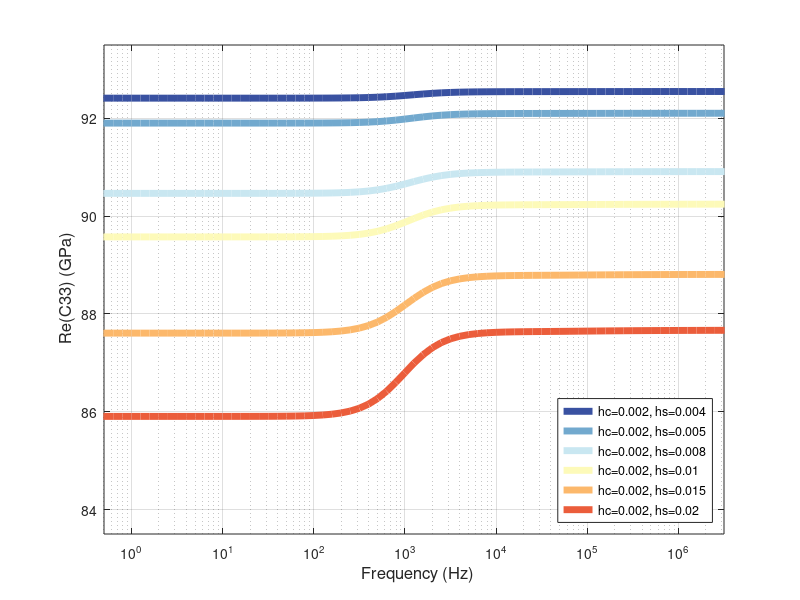
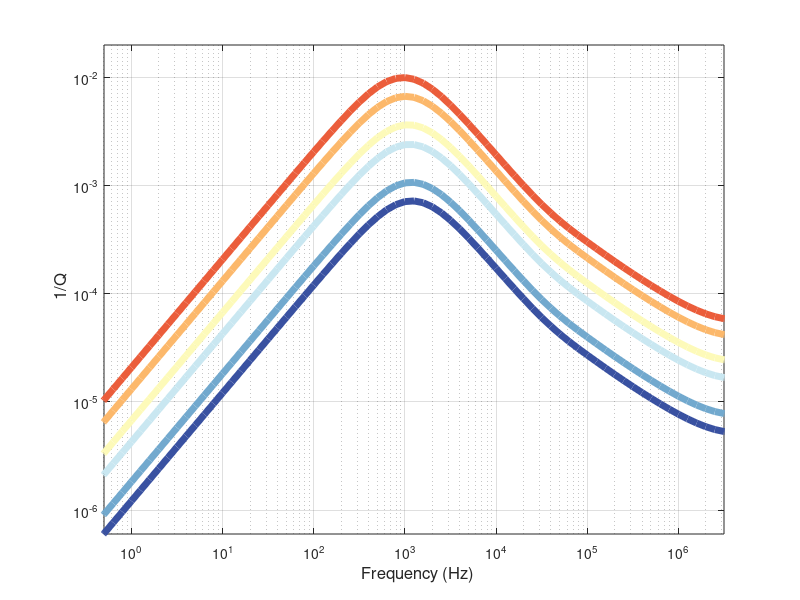

MATLAB code for these plots, in order:
%%%%%%
% Thicknesses_of_analytical_models: this script can be used to reproduce
% figure 8
% Copyright (C) 2025  Yiwei Chen, Pingchuan Dong and Youheng Zhang

% This is free software: you can redistribute it and/or modify
% it under the terms of the GNU General Public License as published by
% the Free Software Foundation, either version 3 of the License, or
% (at your option) any later version. 

% Please cite us if you use our version: 
% Yiwei Chen, Pingchuan Dong and Youheng Zhang (2025). 
% An accurate analytical model and application method for squirt flow in anisotropic fractured rocks
% 
% This version is modified from the following script:
% ALKHIMENKOV Y, QUINTAL B. (2022)
% An accurate analytical model for squirt flow in anisotropic porous rocks Part 2: Complex geometry
%
clear,clc
%%
%%
%%
%% Present analytical model: hs=0.004 (thickness of the stiff crack)
%% 
%%
%%
%% background moduli: (dry) stiff crack in grains. VTI Num full only stiff
Cij(1,1) = 94224000000;
Cij(1,2) = 6592000000;
Cij(1,3) = 5876000000;
Cij(2,2) = 94224000000;
Cij(2,3) = 5876000000;
Cij(3,3) = 82136000000;
Cij(4,4) = 40214000000;
Cij(5,5) = 40214000000;
Cij(6,6) = 43816000000;
     for i=1:6
        for j=i:6
      Cij(j,i) = Cij(i,j);
        end
     end
%% moduli: (dry) stiff crack + (dry) compliant crack in grains. VTI Num full  
Cij_cr(1,1) = 93980000000;
Cij_cr(1,2) = 6516000000;
Cij_cr(1,3) = 4978000000;
Cij_cr(2,2) = 93980000000;
Cij_cr(2,3) = 4978000000;
Cij_cr(3,3) = 69016000000;
Cij_cr(4,4) = 35990000000;
Cij_cr(5,5) = 35990000000;
Cij_cr(6,6) = 43732000000;
     for i=1:6
        for j=i:6
      Cij_cr(j,i) = Cij_cr(i,j);
        end
     end
%% Zn Zt calculation
Sij     = inv(Cij);
Sij_cr  = inv(Cij_cr);
S_diff  = Sij - Sij_cr;
Z_N     = -S_diff(3,3) ;
Z_T     = -S_diff(4,4);
%%
L                    = 0.2;    % cube length (m)
Volume_L             = 4*L.^3;   % volume (m)
a                    = 0.0005  * 4; % thickness of the crack (cylinder) (m)
b                    = 0.1;    % length of the half crack (m)

h                    =0.004; % thickness of the stiff pore (cylinder) (m)
Stiff_Pore_volume    =1   *  pi*b^2*h/4;
Compl_pore_Volume    = 1   *  pi*b^2*a/4; % crack volume 
Porosity_Volume      = Stiff_Pore_volume + Compl_pore_Volume; 
Porosity1            = Porosity_Volume./Volume_L;   % total porosity (fraction)
phi_d                = Stiff_Pore_volume./Volume_L; % stiff porosity (fraction)
phi_c                = Compl_pore_Volume./Volume_L; % crack porosity (fraction)

aspect_ratio         =  a/(b*2 ) /2.0 ; % aspect ratio of the crack (cylinder)
%%
K_g                  = 36.0e9;                   % Grain bulk modulus (Pa)
K_f                  = 4.3e9;                    % fluid bulk modulus (Pa)
eta                  = 1.414;                    % fluid viscosity (Pa * s)
%% validation Zn
Z_Nsat = Z_N./(1 +  Z_N./(phi_c.*(1./(4.3*1e9) - 1./36e9)) );

Cij_cr_Zn = Cij; Sij_cr_Zn=inv(Cij_cr_Zn);
Sij_cr_Zn(3,3) = Sij_cr_Zn(3,3) +1*Z_Nsat + 0*Z_N;
Sij_cr_Zn(4,4) = Sij_cr_Zn(4,4) +Z_T;
Sij_cr_Zn(5,5) = Sij_cr_Zn(5,5) +Z_T;
Cij_cr_Zn_fin  = inv(Sij_cr_Zn);

Leak_Z_N    = 1*(Sij_cr_Zn(3,3) - Sij(3,3));
Z_N         = Z_N - 1*Leak_Z_N;
Sij_b       = inv(Cij); % compliance of background 
%% Numeric
f               = 10.^(-5:0.1:8);  % frequency
w               = 2*pi*f;
%% Physics

const           = Compl_pore_Volume*K_f/(Compl_pore_Volume + Stiff_Pore_volume);  %15221957.6976328 +      84240.3977312137i       % stiffness of the fluid in the low-frequency limit
C_11            = K_f;                  % high-frequency limit for fluid bulk modulus
C_00            = const;                % low-frequency limit for fluid bulk modulus asymptote

%% Physics
Gw = 1i.*w*eta;
abL = 1/aspect_ratio .*sqrt(3*Gw ./ (C_11 + 4/3*Gw));
K_layr  = C_11 + 4/3.*Gw - ( C_11 - 2/3.*Gw).^2./(C_11 + 4/3*Gw) .* tanh(abL) ./abL;
Q_layr = imag(K_layr)./real(K_layr);
[max1,max2] = max(Q_layr);

Kf_branch = K_layr;
Kf_branch = Kf_branch.*1 + 0*4.3*1e9;
%%
Z_N_mf_eval     = Z_N./(1 +  Z_N./(phi_c.*(1./Kf_branch - 1./36e9)) ); %1./K_g  K_starNew
Z_N_crack       = complex( real(Z_N_mf_eval), imag(Z_N_mf_eval));

del_Sij_crack   = zeros(6,6,size(w,2)); 
Sij_mf_black     = zeros(6,6,size(w,2)); 
Cij_final       = zeros(6,6,size(w,2)); 
for nn = 1:size(w,2) % add crack into the saturated model (saturated model = saturated the stiff crack in grains)
    del_Sij_crack(3,3,nn)      = Z_N_crack(1,nn)  +  Leak_Z_N;
    del_Sij_crack(4,4,nn)      = Z_T;
    del_Sij_crack(5,5,nn)      = Z_T;
    Sij_mf_black(:,:,nn)        = Sij_b + (del_Sij_crack(:,:,nn));  
    Cij_final(:,:,nn)          = inv(Sij_mf_black(:,:,nn));        % Stiffness matrix of the present analytical model, saturated rock, HTI      
end

%% Fluid saturation of the mod frame using anisotropic Gassmann eq.
Cij_mf_black      = complex(real(Cij_final), imag(Cij_final));
K_star            = zeros(1,1,size(w,2));
for nn = 1:size(w,2)
    for i=1:3
        for j=1:3
            K_star(1,1,nn)  = K_star(1,1,nn) + Cij_mf_black(i,j,nn);
        end
    end
end
K_star      = K_star./9;
alf_i       = zeros(6,1,size(w,2));
for i=1:3
    for nn = 1:size(w,2)
    alf_i(i,1,nn)           = 1 - (Cij_mf_black(i,1,nn) + Cij_mf_black(i,2,nn) + Cij_mf_black(i,3,nn))/3./K_g;
    end
end
alf_j       = zeros(1,6,size(w,2));
for j=1:3
    for nn = 1:size(w,2)
    alf_j(1,j,nn)           = 1 - (Cij_mf_black(1,j,nn) + Cij_mf_black(2,j,nn) + Cij_mf_black(3,j,nn))/3./K_g;
    end
end
for nn = 1:size(w,2)
    M(nn)                   = K_g./((1 - K_star(nn)./K_g) - (phi_d+0*phi_c)*(1 - K_g./K_f));
end
for nn = 1:size(w,2)
    Cij_mf_black(1:6,1:6,nn)= Cij_mf_black(1:6,1:6,nn) + (alf_i(:,:,nn).*alf_j(:,:,nn)).*M(1,nn);
end
Cij_final = complex( real(Cij_mf_black), imag(Cij_mf_black)); % Final stiffness matrix, saturated rock, HTI
%%
%% END OF the present analytical model: hs=0.004 (thickness of the stiff crack)
%%
figure(1),clf
Ceff_33_black    = squeeze( Cij_final(3,3,:)    ./10^9); 
plot(f,             real(Ceff_33_black)   ,'-','color',[0.222656250000000,0.316406250000000,0.632812500000000],...
    'LineWidth',5); hold on;

figure(2), clf
plot(f,            imag(Ceff_33_black)./real(Ceff_33_black),'-','color',[0.222656250000000,0.316406250000000,0.632812500000000], ...
    'LineWidth',5); hold on;


%%
%%
%%
%% Present analytical model: hs=0.005 (thickness of the stiff crack)
%% 
%%
%%
%% background moduli: (dry) stiff crack in grains. VTI Num full
Cij(1,1) = 87230044269*0 + 94124000000;
Cij(1,2) = 6180414279 *0 + 6588000000;
Cij(1,3) = 7068404997 *0 + 5886000000;
Cij(2,2) = 87230005255*0 + 94124000000;
Cij(2,3) = 7068426541 *0 + 5886000000;
Cij(3,3) = 84040612409*0 + 82056000000;
Cij(4,4) = 40116000000;
Cij(5,5) = 40116000000;
Cij(6,6) = 43768000000;
     for i=1:6
        for j=i:6
      Cij(j,i) = Cij(i,j);
        end
     end
%% moduli: (dry) stiff crack + (dry) compliant crack in grains. VTI Num full
Cij_cr(1,1) = 86959886906*0 + 93884000000;
Cij_cr(1,2) = 5950757722*0 + 6508000000;
Cij_cr(1,3) = 4849479475*0 + 4992000000;
Cij_cr(2,2) = 86957367522*0 + 93884000000;
Cij_cr(2,3) = 4850230042*0 + 4992000000;
Cij_cr(3,3) = 61468382429*0 + 69068000000;
Cij_cr(4,4) = 35952000000;
Cij_cr(5,5) = 35952000000;
Cij_cr(6,6) = 43688000000;
     for i=1:6
        for j=i:6
      Cij_cr(j,i) = Cij_cr(i,j);
        end
     end

%% Zn Zt calculation
Sij     = inv(Cij);
Sij_cr  = inv(Cij_cr);
S_diff  = Sij - Sij_cr;
Z_N     = -S_diff(3,3);
Z_T     = -S_diff(4,4);

Z_N_save = Z_N;
Z_T_save = Z_T;

%%
L                    = 0.2;    % cube length (m)
Volume_L             = 4*L.^3;   % volume (m)
a                    = 0.0005  * 4; % thickness of the crack (cylinder) (m)
b                    = 0.1;    % length of the half crack (m)
h                    =0.005; % thickness of the stiff pore (cylinder) (m)

Stiff_Pore_volume    = 1   *  pi*b^2*h/4;
Compl_pore_Volume    = 1   *  pi*b^2*a/4; % crack volume 
Porosity_Volume      = Stiff_Pore_volume + Compl_pore_Volume; 
Porosity1            = Porosity_Volume./Volume_L;   % total porosity (fraction)
phi_d                = Stiff_Pore_volume./Volume_L; % stiff porosity (fraction)
phi_c                = Compl_pore_Volume./Volume_L; % crack porosity (fraction)
aspect_ratio         = a/(b*2 ) /2.0; % aspect ratio of the crack (cylinder)
%%
K_g                  = 36.0e9;                   % Grain bulk modulus (Pa)
K_f                  = 4.3e9;                    % fluid bulk modulus (Pa)
eta                  = 1.414;                    % fluid viscosity (Pa * s)
%% validation Zn
Z_Nsat = Z_N./(1 +  Z_N./(phi_c.*(1./(4.3*1e9) - 1./36e9)) );

Cij_cr_Zn = Cij; Sij_cr_Zn=inv(Cij_cr_Zn);
Sij_cr_Zn(3,3) = Sij_cr_Zn(3,3) +1*Z_Nsat + 0*Z_N;
Sij_cr_Zn(4,4) = Sij_cr_Zn(4,4) +Z_T;
Sij_cr_Zn(5,5) = Sij_cr_Zn(5,5) +Z_T;
Cij_cr_Zn_fin  = inv(Sij_cr_Zn);

Leak_Z_N    = 2*0.5*(Sij_cr_Zn(3,3) - Sij(3,3));
Z_N         = Z_N - 1*Leak_Z_N;
%%
Sij_b           = inv(Cij); % compliance of background 

%% Numeric
f               = 10.^(-5:0.1:8);  % frequency
w               = 2*pi*f;
%% Physics
Gw = 1i.*w*eta;
abL = 1/aspect_ratio .*sqrt(3*Gw ./ (K_f + 4/3*Gw));
K_layr  = K_f + 4/3.*Gw - ( K_f - 2/3.*Gw).^2./(K_f + 4/3*Gw) .* tanh(abL) ./abL;
Q_layr = imag(K_layr)./real(K_layr);

Kf_branch = K_layr;
%%
Kf_branch = Kf_branch.*1 + 0*4.3*1e9;
Z_N_mf_eval     = Z_N./(1 +  Z_N./(phi_c.*(1./Kf_branch - 1./36e9)) ); %1./K_g  K_starNew
Z_N_crack       = complex( real(Z_N_mf_eval), imag(Z_N_mf_eval));

del_Sij_crack   = zeros(6,6,size(w,2)); 
Sij_mf_blue          = zeros(6,6,size(w,2)); 
Cij_final       = zeros(6,6,size(w,2)); 
for nn = 1:size(w,2) % add crack into the saturated model (saturated model = saturated the stiff crack in grains)
    del_Sij_crack(3,3,nn)      = Z_N_crack(1,nn)  +  Leak_Z_N;
    del_Sij_crack(4,4,nn)      = Z_T;
    del_Sij_crack(5,5,nn)      = Z_T;
    Sij_mf_blue(:,:,nn)        = Sij_b + (del_Sij_crack(:,:,nn));  
    Cij_final(:,:,nn)          = inv(Sij_mf_blue(:,:,nn));        % Stiffness matrix of the present analytical model, saturated rock, HTI      
end
%% Fluid saturation of the mod frame using anisotropic Gassmann eq.
Cij_mf_black      = complex(real(Cij_final), imag(Cij_final));
K_star            = zeros(1,1,size(w,2));
for nn = 1:size(w,2)
    for i=1:3
        for j=1:3
            K_star(1,1,nn)  = K_star(1,1,nn) + Cij_mf_black(i,j,nn);
        end
    end
end
K_star      = K_star./9;
alf_i       = zeros(6,1,size(w,2));
for i=1:3
    for nn = 1:size(w,2)
    alf_i(i,1,nn)           = 1 - (Cij_mf_black(i,1,nn) + Cij_mf_black(i,2,nn) + Cij_mf_black(i,3,nn))/3./K_g;
    end
end
alf_j       = zeros(1,6,size(w,2));
for j=1:3
    for nn = 1:size(w,2)
    alf_j(1,j,nn)           = 1 - (Cij_mf_black(1,j,nn) + Cij_mf_black(2,j,nn) + Cij_mf_black(3,j,nn))/3./K_g;
    end
end
for nn = 1:size(w,2)
    M(nn)                   = K_g./((1 - K_star(nn)./K_g) - (phi_d+0*phi_c)*(1 - K_g./K_f));
end
for nn = 1:size(w,2)
    Cij_mf_black(1:6,1:6,nn)= Cij_mf_black(1:6,1:6,nn) + (alf_i(:,:,nn).*alf_j(:,:,nn)).*M(1,nn);
end
Cij_final = complex( real(Cij_mf_black), imag(Cij_mf_black)); % Final stiffness matrix, saturated rock, HTI
%%
%% END OF the present analytical model: hs=0.005 (thickness of the stiff crack)
%%
figure(1)
Ceff_33_black    = squeeze( Cij_final(3,3,:)    ./10^9);
plot(f,             real(Ceff_33_black)   ,'-','color',[0.445312500000000,0.664062500000000,0.808593750000000],...
    'LineWidth',5); hold on;

figure(2)
plot(f,            imag(Ceff_33_black)./real(Ceff_33_black),'-','color',[0.445312500000000,0.664062500000000,0.808593750000000],...
    'LineWidth',5); hold on;

%%
%%
%%
%% Present analytical model: hs=0.008 (thickness of the stiff crack)
%% 
%%
%%
%% background moduli: (dry) stiff crack in grains. VTI Num full
Cij(1,1) = 87230044269*0 + 93808000000;
Cij(1,2) = 6180414279 *0 + 6576000000;
Cij(1,3) = 7068404997 *0 + 5924000000;
Cij(2,2) = 87230005255*0 + 93808000000;
Cij(2,3) = 7068426541 *0 + 5924000000;
Cij(3,3) = 84040612409*0 + 81900000000;
Cij(4,4) = 39880000000;
Cij(5,5) = 39880000000;
Cij(6,6) = 43616000000;
     for i=1:6
        for j=i:6
      Cij(j,i) = Cij(i,j);
        end
     end
%% moduli: (dry) stiff crack + (dry) compliant crack in grains. VTI Num full
Cij_cr(1,1) = 86959886906*0 + 93980000000;
Cij_cr(1,2) = 5950757722*0 + 6516000000;
Cij_cr(1,3) = 4849479475*0 + 4978000000;
Cij_cr(2,2) = 86957367522*0 + 93980000000;
Cij_cr(2,3) = 4850230042*0 + 4978000000;
Cij_cr(3,3) = 61468382429*0 + 69016000000;
Cij_cr(4,4) = 35990000000;
Cij_cr(5,5) = 35990000000;
Cij_cr(6,6) = 43732000000;
     for i=1:6
        for j=i:6
      Cij_cr(j,i) = Cij_cr(i,j);
        end
     end

%% Zn Zt calculation
Sij     = inv(Cij);
Sij_cr  = inv(Cij_cr);
S_diff  = Sij - Sij_cr;
Z_N     = -S_diff(3,3);
Z_T     = -S_diff(4,4);

Z_N_save = Z_N;
Z_T_save = Z_T;

%%
L                    = 0.2;    % cube length (m)
Volume_L             = 4*L.^3;   % volume (m)
a                    = 0.0005  * 4; % thickness of the crack (cylinder) (m)
b                    = 0.1;    % length of the half crack (m)

h                    =0.008; % thickness of the stiff pore (cylinder) (m)
Stiff_Pore_volume    = 1   *  pi*b^2*h/4;
Compl_pore_Volume    = 1   *  pi*b^2*a/4; % crack volume 
Porosity_Volume      = Stiff_Pore_volume + Compl_pore_Volume; 
Porosity1            = Porosity_Volume./Volume_L;   % total porosity (fraction)
phi_d                = Stiff_Pore_volume./Volume_L; % stiff porosity (fraction)
phi_c                = Compl_pore_Volume./Volume_L; % crack porosity (fraction)
aspect_ratio         = a/(b*2 ) /2.0; % aspect ratio of the crack (cylinder)
%%
K_g                  = 36.0e9;                   % Grain bulk modulus (Pa)
K_f                  = 4.3e9;                    % fluid bulk modulus (Pa)
eta                  = 1.414;                    % fluid viscosity (Pa * s)
%% validation Zn
Z_Nsat = Z_N./(1 +  Z_N./(phi_c.*(1./(4.3*1e9) - 1./36e9)) );

Cij_cr_Zn = Cij; Sij_cr_Zn=inv(Cij_cr_Zn);
Sij_cr_Zn(3,3) = Sij_cr_Zn(3,3) +1*Z_Nsat + 0*Z_N;
Sij_cr_Zn(4,4) = Sij_cr_Zn(4,4) +Z_T;
Sij_cr_Zn(5,5) = Sij_cr_Zn(5,5) +Z_T;
Cij_cr_Zn_fin  = inv(Sij_cr_Zn);

Leak_Z_N    = 2*0.5*(Sij_cr_Zn(3,3) - Sij(3,3));
Z_N         = Z_N - 1*Leak_Z_N;
%%
Sij_b           = inv(Cij); % compliance of background 

%% Numeric
f               = 10.^(-5:0.1:8);  % frequency
w               = 2*pi*f;
%% Physics
Gw = 1i.*w*eta;
abL = 1/aspect_ratio .*sqrt(3*Gw ./ (C_11 + 4/3*Gw));
K_layr  = C_11 + 4/3.*Gw - ( C_11 - 2/3.*Gw).^2./(C_11 + 4/3*Gw) .* tanh(abL) ./abL;
Q_layr = imag(K_layr)./real(K_layr);
%[max1,max2] = max(Q_layr);

Kf_branch = K_layr;
%%
Kf_branch = Kf_branch.*1 + 0*4.3*1e9;
Z_N_mf_eval     = Z_N./(1 +  Z_N./(phi_c.*(1./Kf_branch - 1./36e9)) ); %1./K_g  K_starNew
Z_N_crack       = complex( real(Z_N_mf_eval), imag(Z_N_mf_eval));

del_Sij_crack   = zeros(6,6,size(w,2)); 
Sij_mf_blue          = zeros(6,6,size(w,2)); 
Cij_final       = zeros(6,6,size(w,2)); 
for nn = 1:size(w,2) % add crack into the saturated model (saturated model = saturated the stiff crack in grains)
    del_Sij_crack(3,3,nn)      = Z_N_crack(1,nn)  +  Leak_Z_N;
    del_Sij_crack(4,4,nn)      = Z_T;
    del_Sij_crack(5,5,nn)      = Z_T;
    Sij_mf_blue(:,:,nn)        = Sij_b + (del_Sij_crack(:,:,nn));  
    Cij_final(:,:,nn)          = inv(Sij_mf_blue(:,:,nn));        % Stiffness matrix of the present analytical model, saturated rock, HTI      
end
%% Fluid saturation of the mod frame using anisotropic Gassmann eq.
Cij_mf_black      = complex(real(Cij_final), imag(Cij_final));
K_star            = zeros(1,1,size(w,2));
for nn = 1:size(w,2)
    for i=1:3
        for j=1:3
            K_star(1,1,nn)  = K_star(1,1,nn) + Cij_mf_black(i,j,nn);
        end
    end
end
K_star      = K_star./9;
alf_i       = zeros(6,1,size(w,2));
for i=1:3
    for nn = 1:size(w,2)
    alf_i(i,1,nn)           = 1 - (Cij_mf_black(i,1,nn) + Cij_mf_black(i,2,nn) + Cij_mf_black(i,3,nn))/3./K_g;
    end
end
alf_j       = zeros(1,6,size(w,2));
for j=1:3
    for nn = 1:size(w,2)
    alf_j(1,j,nn)           = 1 - (Cij_mf_black(1,j,nn) + Cij_mf_black(2,j,nn) + Cij_mf_black(3,j,nn))/3./K_g;
    end
end
for nn = 1:size(w,2)
    M(nn)                   = K_g./((1 - K_star(nn)./K_g) - (phi_d+0*phi_c)*(1 - K_g./K_f));
end
for nn = 1:size(w,2)
    Cij_mf_black(1:6,1:6,nn)= Cij_mf_black(1:6,1:6,nn) + (alf_i(:,:,nn).*alf_j(:,:,nn)).*M(1,nn);
end
Cij_final = complex( real(Cij_mf_black), imag(Cij_mf_black)); % Final stiffness matrix, saturated rock, HTI
%%
%% END OF the present analytical model: hs=0.008 (thickness of the stiff crack)
%%
figure(1)
Ceff_33_black    = squeeze( Cij_final(3,3,:)    ./10^9);
plot(f,             real(Ceff_33_black)   ,'-','color',[0.789062500000000,0.906250000000000,0.945312500000000],...
    'LineWidth',5); hold on;

figure(2)
plot(f,            imag(Ceff_33_black)./real(Ceff_33_black),'-','color',[0.789062500000000,0.906250000000000,0.945312500000000],...
    'LineWidth',5); hold on;

%%
%%
%%
%% Present analytical model: hs=0.01 (thickness of the stiff crack)
%% 
%%
%%
%% background moduli: (dry) stiff crack in grains. VTI Num 
Cij(1,1) = 87230044269*0 + 93588000000;
Cij(1,2) = 6180414279 *0 + 6564000000;
Cij(1,3) = 7068404997 *0 + 5944000000;
Cij(2,2) = 87230005255*0 + 93588000000;
Cij(2,3) = 7068426541 *0 + 5944000000;
Cij(3,3) = 84040612409*0 + 81778000000;
Cij(4,4) = 39720000000;
Cij(5,5) = 39720000000;
Cij(6,6) = 43512000000;
     for i=1:6
        for j=i:6
      Cij(j,i) = Cij(i,j);
        end
     end
%% moduli: (dry) stiff crack +(dry) compliant crack in grains. VTI Num full 
Cij_cr(1,1) = 86959886906*0 + 93352000000;
Cij_cr(1,2) = 5950757722*0 + 6496000000;
Cij_cr(1,3) = 4849479475*0 + 5030000000;
Cij_cr(2,2) = 86957367522*0 + 93352000000;
Cij_cr(2,3) = 4850230042*0 + 5030000000;
Cij_cr(3,3) = 61468382429*0 + 68714000000;
Cij_cr(4,4) = 35518000000;
Cij_cr(5,5) = 35518000000;
Cij_cr(6,6) = 43428000000;
     for i=1:6
        for j=i:6
      Cij_cr(j,i) = Cij_cr(i,j);
        end
     end
%% Zn Zt calculation
Sij     = inv(Cij);
Sij_cr  = inv(Cij_cr);
S_diff  = Sij - Sij_cr;
Z_N     = -S_diff(3,3);
Z_T     = -S_diff(4,4);

Z_N_save = Z_N;
Z_T_save = Z_T;
%%
L                    = 0.2;    % cube length (m)
Volume_L             = 0.2*2 *0.2*2 *0.2;   % volume (m)
a                    = 0.0005  * 4; % thickness of the crack (cylinder) (m)
b                    = 0.1;    % length of the half crack (m)

h                    =0.01; % thickness of the stiff pore (cylinder) (m)
Stiff_Pore_volume    = 1   *  pi*b^2*h/4;

Compl_pore_Volume    =   pi*b^2*a/4; % crack volume 
Porosity_Volume      = Stiff_Pore_volume + Compl_pore_Volume; 
Porosity1            = Porosity_Volume./Volume_L;   % total porosity (fraction)
phi_d                = Stiff_Pore_volume./Volume_L; % stiff porosity (fraction)
phi_c                = 1*Compl_pore_Volume./Volume_L; % crack porosity (fraction)

aspect_ratio         = a/(b*2 ) /2.0;
%%
K_g                  = 36.0e9;                   % Grain bulk modulus (Pa)
K_f                  = 4.3e9;                    % fluid bulk modulus (Pa)
eta                  = 1.414;                    % fluid viscosity (Pa * s)
%% validation Zn
Z_Nsat = Z_N./(1 +  Z_N./(phi_c.*(1./(4.3*1e9) - 1./36e9)) );

Cij_cr_Zn = Cij; Sij_cr_Zn=inv(Cij_cr_Zn);
Sij_cr_Zn(3,3) = Sij_cr_Zn(3,3) +1*Z_Nsat + 0*Z_N;
Sij_cr_Zn(4,4) = Sij_cr_Zn(4,4) +Z_T;
Sij_cr_Zn(5,5) = Sij_cr_Zn(5,5) +Z_T;
Cij_cr_Zn_fin  = inv(Sij_cr_Zn);

Leak_Z_N    = 1*0.5*(Sij_cr_Zn(3,3) - Sij(3,3));
Z_N         = Z_N - 1*Leak_Z_N;
%%
Sij_b           = inv(Cij); % compliance of background 

%% Numeric
f               = 10.^(-5:0.1:8);  % frequency
w               = 2*pi*f;
%% Physics
Gw = 1i.*w*eta;
abL = 1/aspect_ratio .*sqrt(3*Gw ./ (C_11 + 4/3*Gw));
K_layr  = C_11 + 4/3.*Gw - ( C_11 - 2/3.*Gw).^2./(C_11 + 4/3*Gw) .* tanh(abL) ./abL;
Q_layr = imag(K_layr)./real(K_layr);
[max1,max2] = max(Q_layr);
Kf_branch   = K_layr;
%%
Kf_branch = Kf_branch.*1 + 0*4.3*1e9;
Z_N_mf_eval     = Z_N./(1 +  Z_N./(phi_c.*(1./Kf_branch - 1./36e9)) ); %1./K_g  K_starNew
Z_N_crack       = complex( real(Z_N_mf_eval), imag(Z_N_mf_eval));

del_Sij_crack   = zeros(6,6,size(w,2)); 
Sij_mf_blue     = zeros(6,6,size(w,2)); 
Cij_final       = zeros(6,6,size(w,2)); 
for nn = 1:size(w,2) % add crack into the saturated model (saturated model = saturated the stiff crack in grains)
    del_Sij_crack(3,3,nn)      = Z_N_crack(1,nn)  +  Leak_Z_N;
    del_Sij_crack(4,4,nn)      = Z_T;
    del_Sij_crack(5,5,nn)      = Z_T;
    Sij_mf_blue(:,:,nn)        = Sij_b + (del_Sij_crack(:,:,nn));  
    Cij_final(:,:,nn)          = inv(Sij_mf_blue(:,:,nn));        % Stiffness matrix of the present analytical model, saturated rock, HTI      
end
%% Fluid saturation of the mod frame using anisotropic Gassmann eq.
Cij_mf_black      = complex(real(Cij_final), imag(Cij_final));
K_star            = zeros(1,1,size(w,2));
for nn = 1:size(w,2)
    for i=1:3
        for j=1:3
            K_star(1,1,nn)  = K_star(1,1,nn) + Cij_mf_black(i,j,nn);
        end
    end
end
K_star      = K_star./9;
alf_i       = zeros(6,1,size(w,2));
for i=1:3
    for nn = 1:size(w,2)
    alf_i(i,1,nn)           = 1 - (Cij_mf_black(i,1,nn) + Cij_mf_black(i,2,nn) + Cij_mf_black(i,3,nn))/3./K_g;
    end
end
alf_j       = zeros(1,6,size(w,2));
for j=1:3
    for nn = 1:size(w,2)
    alf_j(1,j,nn)           = 1 - (Cij_mf_black(1,j,nn) + Cij_mf_black(2,j,nn) + Cij_mf_black(3,j,nn))/3./K_g;
    end
end
for nn = 1:size(w,2)
    M(nn)                   = K_g./((1 - K_star(nn)./K_g) - (phi_d+0*phi_c)*(1 - K_g./K_f));
end
for nn = 1:size(w,2)
    Cij_mf_black(1:6,1:6,nn)= Cij_mf_black(1:6,1:6,nn) + (alf_i(:,:,nn).*alf_j(:,:,nn)).*M(1,nn);
end
Cij_final = complex( real(Cij_mf_black), imag(Cij_mf_black)); % Final stiffness matrix, saturated rock, HTI
%%
%% END OF the present analytical model: hs=0.01 (thickness of the stiff crack)
%%
figure(1)%,clf
Ceff_33_black    = squeeze( Cij_final(3,3,:)    ./10^9); 
plot(f,             real(Ceff_33_black)   ,'-','color',[0.992187500000000,0.980468750000000,0.726562500000000],...
    'LineWidth',5); hold on;

figure(2)%, clf
plot(f,            imag(Ceff_33_black)./real(Ceff_33_black)*1.0,'-','color',[0.992187500000000,0.980468750000000,0.726562500000000],...
    'LineWidth',5); hold on;

%%
%%
%%
%% Present analytical model: hs=0.015 (thickness of the stiff crack)
%% 
%%
%%
%% background moduli: (dry) stiff crack in grains. VTI Num 
Cij(1,1) = 87230044269*0 + 93004000000;
Cij(1,2) = 6180414279 *0 + 6548000000;
Cij(1,3) = 7068404997 *0 + 5976000000;
Cij(2,2) = 87230005255*0 + 93004000000;
Cij(2,3) = 7068426541 *0 + 5976000000;
Cij(3,3) = 84040612409*0 + 81416000000;
Cij(4,4) = 39298000000;
Cij(5,5) = 39298000000;
Cij(6,6) = 43228000000;
     for i=1:6
        for j=i:6
      Cij(j,i) = Cij(i,j);
        end
     end
%% moduli: (dry) stiff crack +(dry) compliant crack in grains. VTI Num full 
Cij_cr(1,1) = 86959886906*0 + 92780000000;
Cij_cr(1,2) = 5950757722*0 + 6476000000;
Cij_cr(1,3) = 4849479475*0 + 5054000000;
Cij_cr(2,2) = 86957367522*0 + 92780000000;
Cij_cr(2,3) = 4850230042*0 + 5054000000;
Cij_cr(3,3) = 61468382429*0 + 68410000000;
Cij_cr(4,4) = 35144000000;
Cij_cr(5,5) = 35144000000;
Cij_cr(6,6) = 43152000000;
     for i=1:6
        for j=i:6
      Cij_cr(j,i) = Cij_cr(i,j);
        end
     end
%% Zn Zt calculation
Sij     = inv(Cij);
Sij_cr  = inv(Cij_cr);
S_diff  = Sij - Sij_cr;
Z_N     = -S_diff(3,3);
Z_T     = -S_diff(4,4);

Z_N_save = Z_N;
Z_T_save = Z_T;
%%
L                    = 0.2;    % cube length (m)
Volume_L             = 0.2*2 *0.2*2 *0.2;   % volume (m)
a                    = 0.0005  * 4; % thickness of the crack (cylinder) (m)
b                    = 0.1;    % length of the half crack (m)

h                    =0.015; % thickness of the stiff pore (cylinder) (m)
Stiff_Pore_volume    = 1   *  pi*b^2*h/4;

Compl_pore_Volume    =   pi*b^2*a/4; % crack volume 
Porosity_Volume      = Stiff_Pore_volume + Compl_pore_Volume; 
Porosity1            = Porosity_Volume./Volume_L;   % total porosity (fraction)
phi_d                = Stiff_Pore_volume./Volume_L; % stiffporosity (fraction)
phi_c                = 1*Compl_pore_Volume./Volume_L; % crack porosity (fraction)

aspect_ratio         = a/(b*2 ) /2.0;
%%
K_g                  = 36.0e9;                   % Grain bulk modulus (Pa)
K_f                  = 4.3e9;                    % fluid bulk modulus (Pa)
eta                  = 1.414;                    % fluid viscosity (Pa * s)
%% validation Zn
Z_Nsat = Z_N./(1 +  Z_N./(phi_c.*(1./(4.3*1e9) - 1./36e9)) );

Cij_cr_Zn = Cij; Sij_cr_Zn=inv(Cij_cr_Zn);
Sij_cr_Zn(3,3) = Sij_cr_Zn(3,3) +1*Z_Nsat + 0*Z_N;
Sij_cr_Zn(4,4) = Sij_cr_Zn(4,4) +Z_T;
Sij_cr_Zn(5,5) = Sij_cr_Zn(5,5) +Z_T;
Cij_cr_Zn_fin  = inv(Sij_cr_Zn);

Leak_Z_N    = 1*0.5*(Sij_cr_Zn(3,3) - Sij(3,3));
Z_N         = Z_N - 1*Leak_Z_N;
%%
Sij_b           = inv(Cij); % compliance of background 

%% Numeric
f               = 10.^(-5:0.1:8);  % frequency
w               = 2*pi*f;
%% Physics
Gw = 1i.*w*eta;
abL = 1/aspect_ratio .*sqrt(3*Gw ./ (C_11 + 4/3*Gw));
K_layr  = C_11 + 4/3.*Gw - ( C_11 - 2/3.*Gw).^2./(C_11 + 4/3*Gw) .* tanh(abL) ./abL;
Q_layr = imag(K_layr)./real(K_layr);
[max1,max2] = max(Q_layr);
Kf_branch   = K_layr;
%%
Kf_branch = Kf_branch.*1 + 0*4.3*1e9;
Z_N_mf_eval     = Z_N./(1 +  Z_N./(phi_c.*(1./Kf_branch - 1./36e9)) ); %1./K_g  K_starNew
Z_N_crack       = complex( real(Z_N_mf_eval), imag(Z_N_mf_eval));

del_Sij_crack   = zeros(6,6,size(w,2)); 
Sij_mf_blue     = zeros(6,6,size(w,2)); 
Cij_final       = zeros(6,6,size(w,2)); 
for nn = 1:size(w,2) % add crack into the saturated model (saturated model = saturated the stiff crack in grains)
    del_Sij_crack(3,3,nn)      = Z_N_crack(1,nn)  +  Leak_Z_N;
    del_Sij_crack(4,4,nn)      = Z_T;
    del_Sij_crack(5,5,nn)      = Z_T;
    Sij_mf_blue(:,:,nn)        = Sij_b + (del_Sij_crack(:,:,nn));  
    Cij_final(:,:,nn)          = inv(Sij_mf_blue(:,:,nn));        % Stiffness matrix of the present analytical model, saturated rock, HTI      
end
%% Fluid saturation of the mod frame using anisotropic Gassmann eq.
Cij_mf_black      = complex(real(Cij_final), imag(Cij_final));
K_star            = zeros(1,1,size(w,2));
for nn = 1:size(w,2)
    for i=1:3
        for j=1:3
            K_star(1,1,nn)  = K_star(1,1,nn) + Cij_mf_black(i,j,nn);
        end
    end
end
K_star      = K_star./9;
alf_i       = zeros(6,1,size(w,2));
for i=1:3
    for nn = 1:size(w,2)
    alf_i(i,1,nn)           = 1 - (Cij_mf_black(i,1,nn) + Cij_mf_black(i,2,nn) + Cij_mf_black(i,3,nn))/3./K_g;
    end
end
alf_j       = zeros(1,6,size(w,2));
for j=1:3
    for nn = 1:size(w,2)
    alf_j(1,j,nn)           = 1 - (Cij_mf_black(1,j,nn) + Cij_mf_black(2,j,nn) + Cij_mf_black(3,j,nn))/3./K_g;
    end
end
for nn = 1:size(w,2)
    M(nn)                   = K_g./((1 - K_star(nn)./K_g) - (phi_d+0*phi_c)*(1 - K_g./K_f));
end
for nn = 1:size(w,2)
    Cij_mf_black(1:6,1:6,nn)= Cij_mf_black(1:6,1:6,nn) + (alf_i(:,:,nn).*alf_j(:,:,nn)).*M(1,nn);
end
Cij_final = complex( real(Cij_mf_black), imag(Cij_mf_black)); % Final stiffness matrix, saturated rock, HTI
%%
%% END OF the present analytical model: hs=0.015 (thickness of the stiff crack)
%%
figure(1)%,clf
Ceff_33_black    = squeeze( Cij_final(3,3,:)    ./10^9); 
plot(f,             real(Ceff_33_black)   ,'-','color',[0.988281250000000,0.722656250000000,0.417968750000000],...
    'LineWidth',5); hold on;

figure(2)%, clf
plot(f,            imag(Ceff_33_black)./real(Ceff_33_black)*1.0,'-','color',[0.988281250000000,0.722656250000000,0.417968750000000],...
    'LineWidth',5); hold on;

%%
%%
%%
%% Present analytical model: hs=0.02 (thickness of the stiff crack)
%% 
%%
%%
%% background moduli: (dry) stiff crack in grains. VTI Num
Cij(1,1) = 87230044269*0 + 92380000000;
Cij(1,2) = 6180414279 *0 + 6524000000;
Cij(1,3) = 7068404997 *0 + 5994000000;
Cij(2,2) = 87230005255*0 + 92380000000;
Cij(2,3) = 7068426541 *0 + 5994000000;
Cij(3,3) = 84040612409*0 + 81120000000;
Cij(4,4) = 38850000000;
Cij(5,5) = 38850000000;
Cij(6,6) = 42928000000;
     for i=1:6
        for j=i:6
      Cij(j,i) = Cij(i,j);
        end
     end
%% moduli: (dry) stiff +(dry) compliant crack in grains. VTI Num full
Cij_cr(1,1) = 86959886906*0 + 92156000000;
Cij_cr(1,2) = 5950757722*0 + 6460000000;
Cij_cr(1,3) = 4849479475*0 + 5058000000;
Cij_cr(2,2) = 86957367522*0 + 92156000000;
Cij_cr(2,3) = 4850230042*0 + 5058000000;
Cij_cr(3,3) = 61468382429*0 + 68024000000;
Cij_cr(4,4) = 34730000000;
Cij_cr(5,5) = 34730000000;
Cij_cr(6,6) = 42848000000;
     for i=1:6
        for j=i:6
      Cij_cr(j,i) = Cij_cr(i,j);
        end
     end
%% Zn Zt calculation
Sij     = inv(Cij);
Sij_cr  = inv(Cij_cr);
S_diff  = Sij - Sij_cr;
Z_N     = -S_diff(3,3);
Z_T     = -S_diff(4,4);

Z_N_save = Z_N;
Z_T_save = Z_T;
%%
L                    = 0.2;    % cube length (m)
Volume_L             = 0.2*2 *0.2*2 *0.2;   % volume (m)
a                    = 0.0005  * 4; % thickness of the crack (cylinder) (m)
b                    = 0.1;    % length of the half crack (m)

h                    =0.02; % thickness of the stiff pore (cylinder) (m)
Stiff_Pore_volume    = 1   *  pi*b^2*h/4;

Compl_pore_Volume    =   pi*b^2*a/4; % crack volume 
Porosity_Volume      = Stiff_Pore_volume + Compl_pore_Volume; 
Porosity1            = Porosity_Volume./Volume_L;   % total porosity (fraction)
phi_d                = Stiff_Pore_volume./Volume_L; % stiff porosity (fraction)
phi_c                = 1*Compl_pore_Volume./Volume_L; % crack porosity (fraction)

aspect_ratio         = a/(b*2 ) /2.0;
%%
K_g                  = 36.0e9;                   % Grain bulk modulus (Pa)
K_f                  = 4.3e9;                    % fluid bulk modulus (Pa)
eta                  = 1.414;                    % fluid viscosity (Pa * s)
%% validation Zn
Z_Nsat = Z_N./(1 +  Z_N./(phi_c.*(1./(4.3*1e9) - 1./36e9)) );

Cij_cr_Zn = Cij; Sij_cr_Zn=inv(Cij_cr_Zn);
Sij_cr_Zn(3,3) = Sij_cr_Zn(3,3) +1*Z_Nsat + 0*Z_N;
Sij_cr_Zn(4,4) = Sij_cr_Zn(4,4) +Z_T;
Sij_cr_Zn(5,5) = Sij_cr_Zn(5,5) +Z_T;
Cij_cr_Zn_fin  = inv(Sij_cr_Zn);

Leak_Z_N    = 1*0.5*(Sij_cr_Zn(3,3) - Sij(3,3));
Z_N         = Z_N - 1*Leak_Z_N;
%%
Sij_b           = inv(Cij); % compliance of background 

%% Numeric
f               = 10.^(-5:0.1:8);  % frequency
w               = 2*pi*f;
%% Physics
Gw = 1i.*w*eta;
abL = 1/aspect_ratio .*sqrt(3*Gw ./ (C_11 + 4/3*Gw));
K_layr  = C_11 + 4/3.*Gw - ( C_11 - 2/3.*Gw).^2./(C_11 + 4/3*Gw) .* tanh(abL) ./abL;
Q_layr = imag(K_layr)./real(K_layr);
[max1,max2] = max(Q_layr);
Kf_branch   = K_layr;
%%
Kf_branch = Kf_branch.*1 + 0*4.3*1e9;
Z_N_mf_eval     = Z_N./(1 +  Z_N./(phi_c.*(1./Kf_branch - 1./36e9)) ); %1./K_g  K_starNew
Z_N_crack       = complex( real(Z_N_mf_eval), imag(Z_N_mf_eval));

del_Sij_crack   = zeros(6,6,size(w,2)); 
Sij_mf_blue     = zeros(6,6,size(w,2)); 
Cij_final       = zeros(6,6,size(w,2)); 
for nn = 1:size(w,2) % add crack into the saturated model (saturated model = saturated the stiff crack in grains)
    del_Sij_crack(3,3,nn)      = Z_N_crack(1,nn)  +  Leak_Z_N;
    del_Sij_crack(4,4,nn)      = Z_T;
    del_Sij_crack(5,5,nn)      = Z_T;
    Sij_mf_blue(:,:,nn)        = Sij_b + (del_Sij_crack(:,:,nn));  
    Cij_final(:,:,nn)          = inv(Sij_mf_blue(:,:,nn));        % Stiffness matrix of the present analytical model, saturated rock, HTI      
end
%% Fluid saturation of the mod frame using anisotropic Gassmann eq.
Cij_mf_black      = complex(real(Cij_final), imag(Cij_final));
K_star            = zeros(1,1,size(w,2));
for nn = 1:size(w,2)
    for i=1:3
        for j=1:3
            K_star(1,1,nn)  = K_star(1,1,nn) + Cij_mf_black(i,j,nn);
        end
    end
end
K_star      = K_star./9;
alf_i       = zeros(6,1,size(w,2));
for i=1:3
    for nn = 1:size(w,2)
    alf_i(i,1,nn)           = 1 - (Cij_mf_black(i,1,nn) + Cij_mf_black(i,2,nn) + Cij_mf_black(i,3,nn))/3./K_g;
    end
end
alf_j       = zeros(1,6,size(w,2));
for j=1:3
    for nn = 1:size(w,2)
    alf_j(1,j,nn)           = 1 - (Cij_mf_black(1,j,nn) + Cij_mf_black(2,j,nn) + Cij_mf_black(3,j,nn))/3./K_g;
    end
end
for nn = 1:size(w,2)
    M(nn)                   = K_g./((1 - K_star(nn)./K_g) - (phi_d+0*phi_c)*(1 - K_g./K_f));
end
for nn = 1:size(w,2)
    Cij_mf_black(1:6,1:6,nn)= Cij_mf_black(1:6,1:6,nn) + (alf_i(:,:,nn).*alf_j(:,:,nn)).*M(1,nn);
end
Cij_final = complex( real(Cij_mf_black), imag(Cij_mf_black)); % Final stiffness matrix, saturated rock, HTI
%%
%% END OF the present analytical model: hs=0.02 (thickness of the stiff crack)
%%
figure(1)%,clf
Ceff_33_black    = squeeze( Cij_final(3,3,:)    ./10^9); 
plot(f,             real(Ceff_33_black)   ,'-','color',[0.921875000000000,0.363281250000000,0.230468750000000],...
    'LineWidth',5); hold on;

figure(2)%, clf
plot(f,            imag(Ceff_33_black)./real(Ceff_33_black)*1.0,'-','color',[0.921875000000000,0.363281250000000,0.230468750000000],...
    'LineWidth',5); hold on;
%% 
%% END
%% 


figure(1)
set(gca, 'XScale', 'log') ; grid on; 
 

xlim([0.5 10^6.5]); ylim([83.5 93.5]);


legend('hc=0.002, hs=0.004','hc=0.002, hs=0.005',...
     'hc=0.002, hs=0.008','hc=0.002, hs=0.01',...
          'hc=0.002, hs=0.015','hc=0.002, hs=0.02','Location','southeast');
  
 
xlabel('  Frequency (Hz)','fontsize',12); ylabel(' Re(C33) (GPa)','fontsize',12);
x_range = [1e0 1e1 1e2 1e3 1e4 1e5 1e6];
set(gca,'xtick',x_range);

figure(2)

set(gca, 'XScale', 'log') ; grid on; 
set(gca, 'YScale', 'log') ; 
xlim([0.5 10^6.5]); ylim([6e-7 2e-2]);
     
xlabel('  Frequency (Hz)','fontsize',12); ylabel('  1/Q','fontsize',12); hold on;
x_range = [1e0 1e1 1e2 1e3 1e4 1e5 1e6];
set(gca,'xtick',x_range); 
